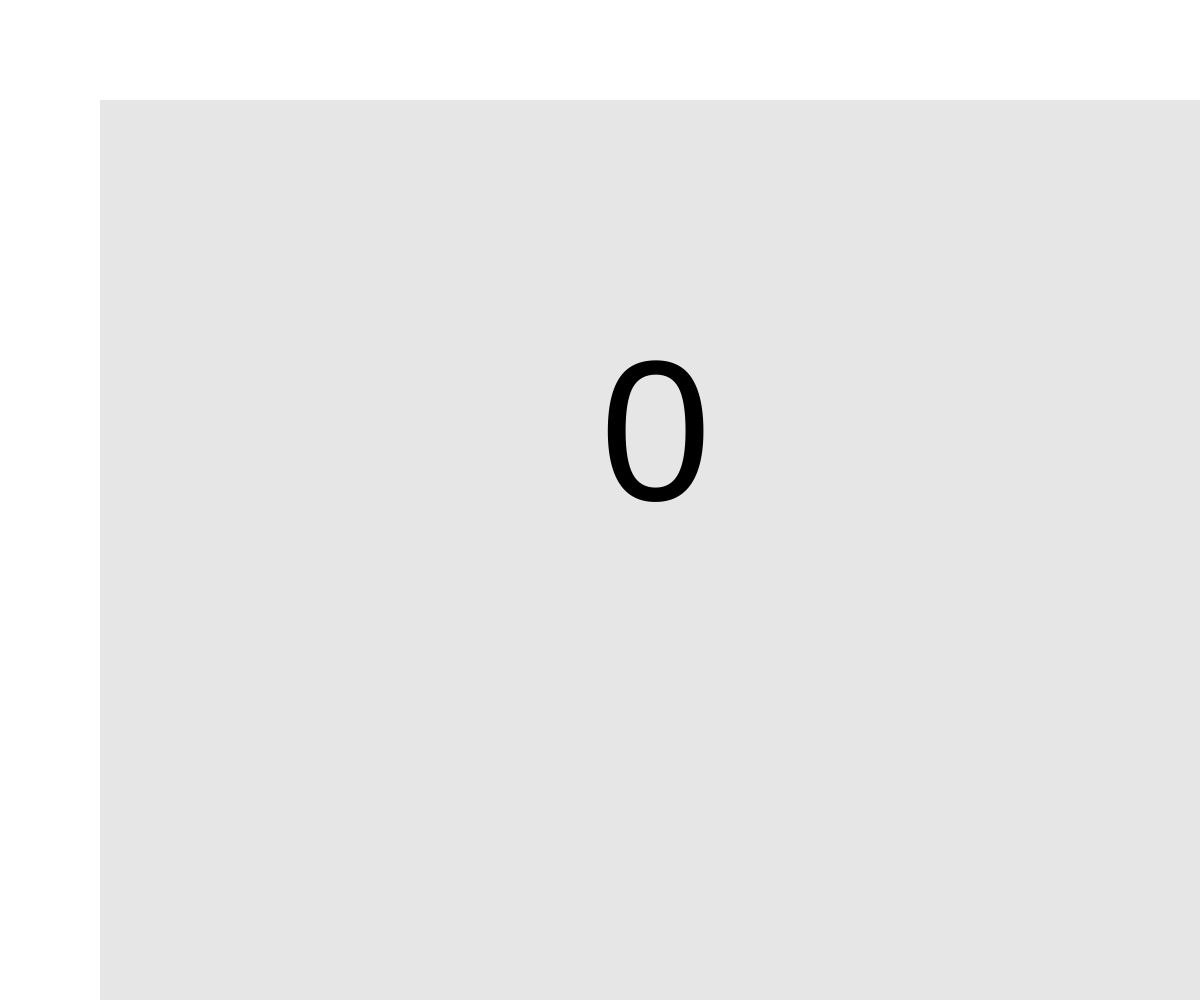
Frame 1 (no input)
Frame 60 (no input): identical to frame 1, image omitted
Frame 120 (the mouse pressed at the canvas centre since frame 60): identical to frame 1, image omitted

The p5.js sketch that drew this single still picture (run headless with seeded random() and noise() and a simulated clock; from frame 60 on, the mouse is pressed at the canvas centre):

// p5.js sketch
// ── sketch.js
var 입력 = 0;

function setup() {
  createCanvas(windowWidth, windowHeight);
}

function draw() {
  fill(230);
  noStroke();
  rect(100, 100, windowWidth, windowHeight);
  fill(0);
  textSize(200);
  text(입력, windowWidth / 2, windowHeight / 2);
}

function keyTyped() {
 
  입력 = key;
}
